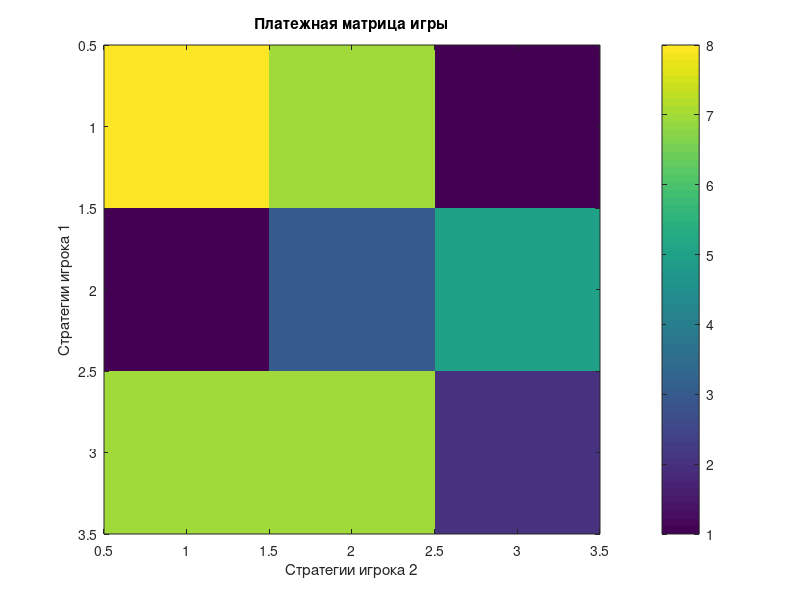

MATLAB code to generate this figure:
% =========================================================
% ЛР13 — игра двух лиц с нулевой суммой
% =========================================================

clear;
clc;

%% =========================================================
% Платежная матрица
% =========================================================

A = [
    8 7 1;
    1 3 5;
    7 7 2
];

%% =========================================================
% Минимумы по строкам
% =========================================================

row_min = min(A,[],2);

%% Максимин
[alpha, maximin_strategy] = max(row_min);

%% =========================================================
% Максимумы по столбцам
% =========================================================

col_max = max(A,[],1);

%% Минимакс
[beta, minimax_strategy] = min(col_max);

%% =========================================================
% Проверка седловой точки
% =========================================================

if alpha == beta
    saddle = 'Есть';
else
    saddle = 'Нет';
end

%% =========================================================
% Вывод
% =========================================================

fprintf('Максиминная стратегия: A%d\n', maximin_strategy);
fprintf('Минимаксная стратегия: B%d\n', minimax_strategy);
fprintf('Нижняя цена игры: %.2f\n', alpha);
fprintf('Верхняя цена игры: %.2f\n', beta);
fprintf('Седловая точка: %s\n', saddle);

%% =========================================================
% График
% =========================================================

figure('Visible','off');

imagesc(A);
colorbar;

title('Платежная матрица игры');
xlabel('Стратегии игрока 2');
ylabel('Стратегии игрока 1');

exportgraphics(gcf,'lab13_game_matrix.png','Resolution',300);
close(gcf);

%% =========================================================
% Сохранение результатов
% =========================================================

fileID = fopen('lab13_result.txt','w');

fprintf(fileID,'ЛР13 — игра двух лиц с нулевой суммой\n\n');

fprintf(fileID,'Максиминная стратегия: A%d\n', maximin_strategy);
fprintf(fileID,'Минимаксная стратегия: B%d\n', minimax_strategy);
fprintf(fileID,'Нижняя цена игры: %.2f\n', alpha);
fprintf(fileID,'Верхняя цена игры: %.2f\n', beta);
fprintf(fileID,'Седловая точка: %s\n', saddle);

fclose(fileID);

disp('Готово: lab13_result.txt и lab13_game_matrix.png');
